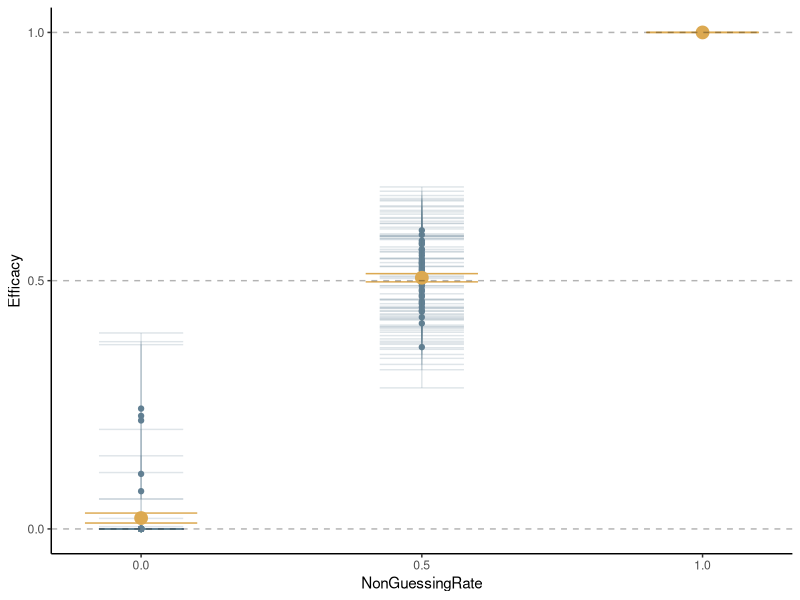
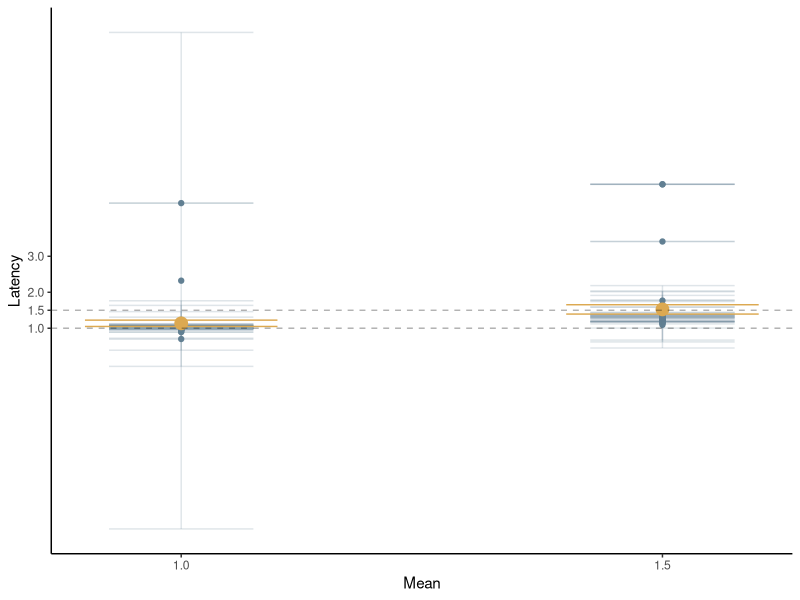
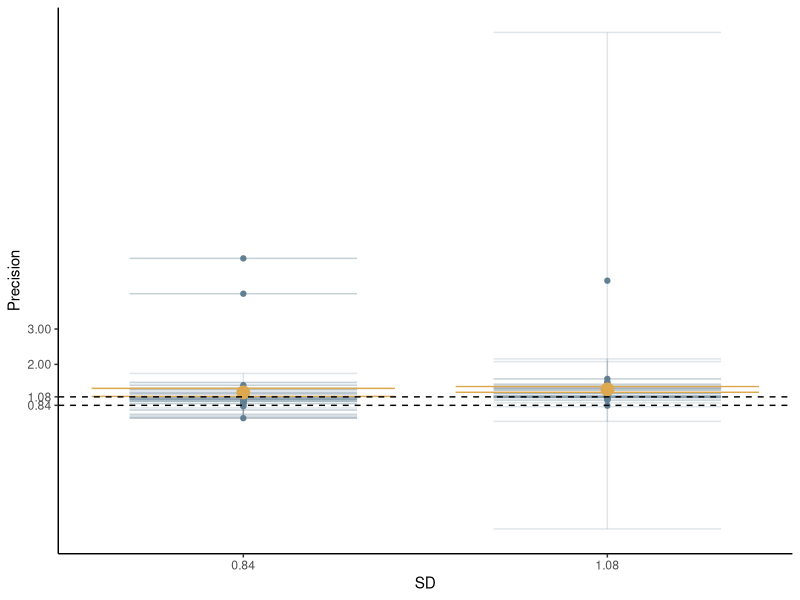
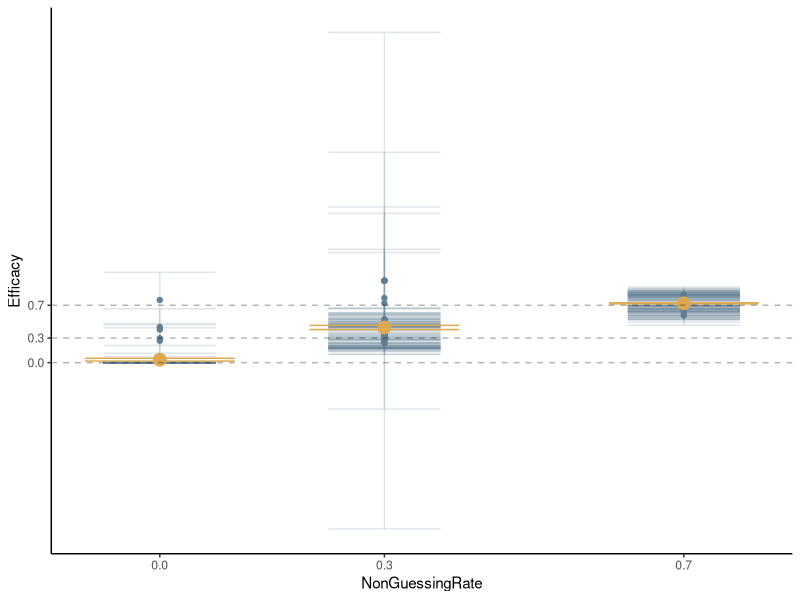
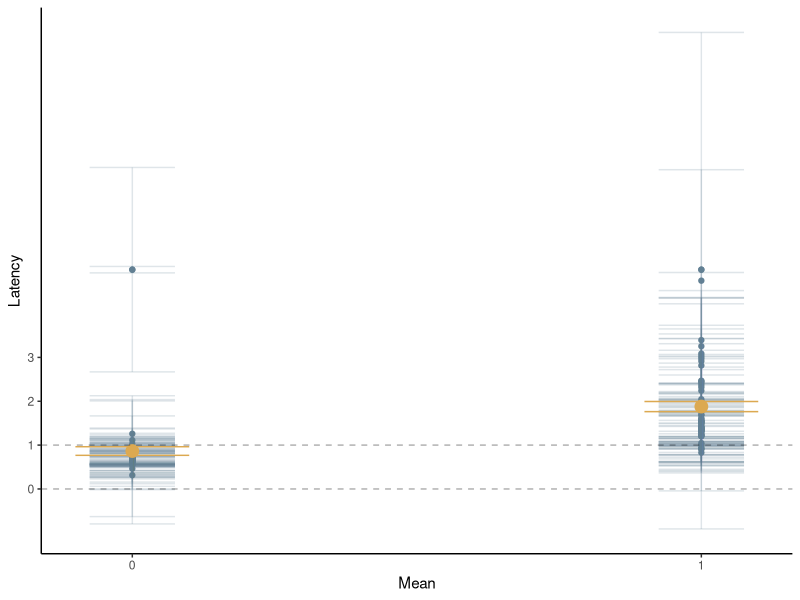
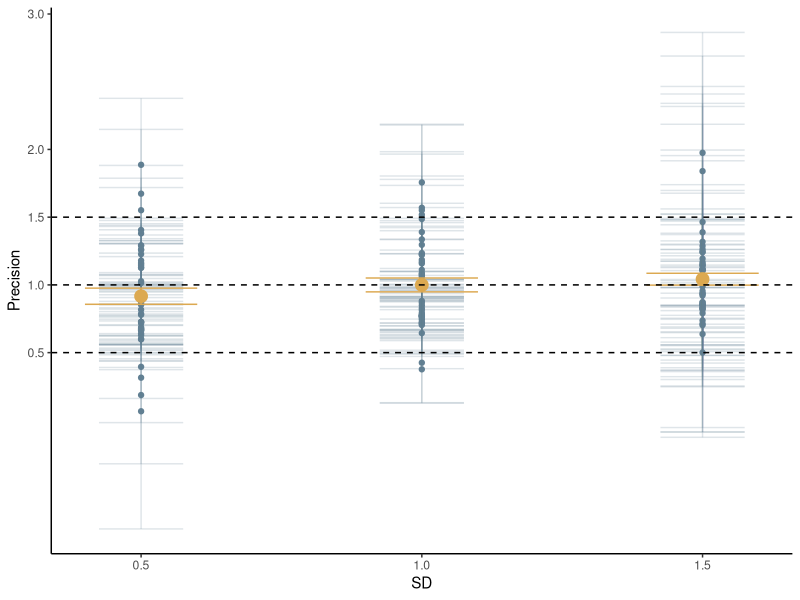
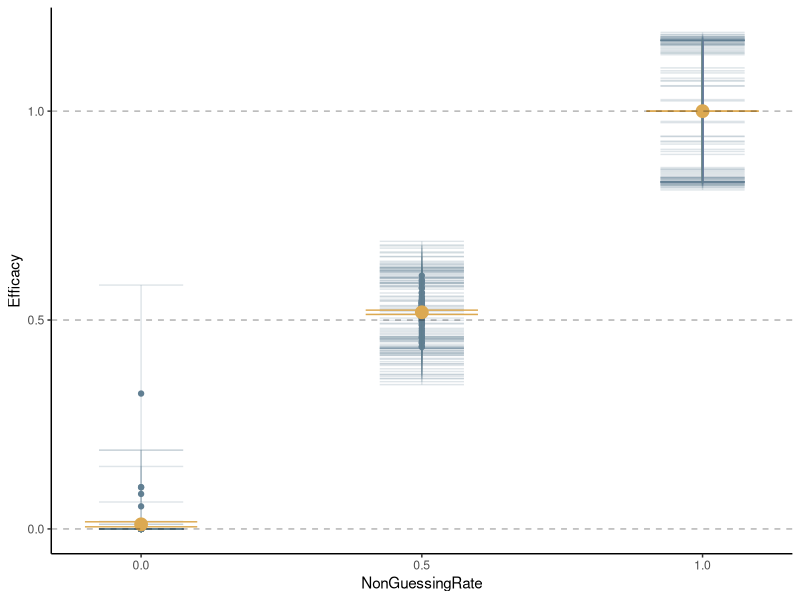
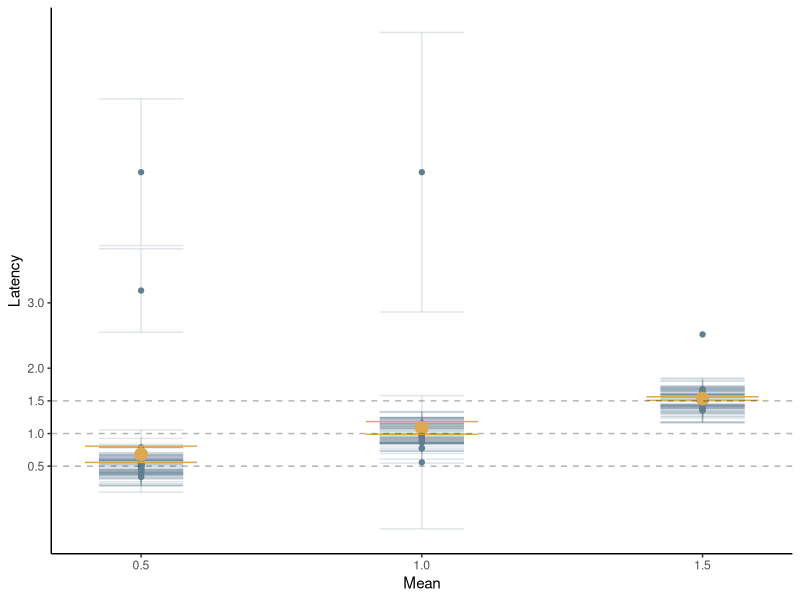

Write R code to recreate these figures, in order.
## ---- chunk 1
library(ggplot2)
rm(list = ls())
TNParamEstimates <- read.csv('EstimatesAndTruth/TruncNorm/estimatesAndTruthTruncNorm.csv', header = F)
TNParamLowerCI <- read.csv('EstimatesAndTruth/TruncNorm/estimatesAndTruthLowerBoundTruncNorm.csv', header = F)
TNParamUpperCI <- read.csv('EstimatesAndTruth/TruncNorm/estimatesAndTruthUpperBoundTruncNorm.csv', header = F)

colnames(TNParamEstimates) <-  c(
  'Participant',
  'NonGuessingRate',
  'Mean',
  'SD',
  'Efficacy',
  'Latency',
  'Precision'
)

colnames(TNParamLowerCI) <-  c(
  'Participant',
  'NonGuessingRate',
  'Mean',
  'SD',
  'EfficacyLower',
  'LatencyLower',
  'PrecisionLower'
)

colnames(TNParamUpperCI) <-  c(
  'Participant',
  'NonGuessingRate',
  'Mean',
  'SD',
  'EfficacyUpper',
  'LatencyUpper',
  'PrecisionUpper'
)

TNCIs <- cbind(TNParamLowerCI[,1:7], TNParamUpperCI[,5:7])



cor.test(TNParamEstimates$NonGuessingRate, TNParamEstimates$Efficacy)

ggplot(TNParamEstimates, aes(NonGuessingRate,Efficacy))+
  geom_point(colour = '#628093')+
  geom_errorbar(data=TNCIs, aes(NonGuessingRate, ymin = EfficacyLower, ymax=EfficacyUpper),alpha = .2, width = .15,  inherit.aes = F, colour = '#628093')+
  stat_summary(fun.y = 'mean', geom='point', size = 4, colour = '#dca951')+
  stat_summary(fun.data = 'mean_se', geom = 'errorbar', width = .2, colour = '#dca951')+
  scale_x_continuous(breaks = unique(TNParamEstimates$NonGuessingRate))+
  scale_y_continuous(breaks = unique(TNParamEstimates$NonGuessingRate))+
  geom_hline(yintercept = unique(TNParamEstimates$NonGuessingRate), linetype = 'dashed', alpha = .3)+
  theme(panel.background = element_blank(),axis.line = element_line(size = .5))


cor.test(TNParamEstimates$Mean, TNParamEstimates$Latency)

ggplot(TNParamEstimates, aes(Mean,Latency))+
  geom_point(colour = '#628093')+
  geom_errorbar(data=TNCIs, aes(Mean, ymin = LatencyLower, ymax=LatencyUpper),alpha = .2, width = .15,  inherit.aes = F, colour = '#628093')+
  stat_summary(fun.y = 'mean', geom='point', size = 4, colour = '#dca951')+
  stat_summary(fun.data = 'mean_se', geom = 'errorbar', width = .2, colour = '#dca951')+
  scale_x_continuous(breaks = unique(TNParamEstimates$Mean))+
  scale_y_continuous(breaks = c(2:3, unique(TNParamEstimates$Mean)))+
  geom_hline(yintercept = unique(TNParamEstimates$Mean), linetype = 'dashed', alpha = .3)+
  theme(panel.background = element_blank(),axis.line = element_line(size = .5))


cor.test(TNParamEstimates$SD, TNParamEstimates$Precision)

ggplot(TNParamEstimates, aes(SD,Precision))+
  geom_point(colour = '#628093')+
  geom_errorbar(data=TNCIs, aes(SD, ymin = PrecisionLower, ymax=PrecisionUpper),alpha = .2, width = .15,  inherit.aes = F, colour = '#628093')+
  stat_summary(fun.y = 'mean', geom='point', size = 4, colour = '#dca951')+
  stat_summary(fun.data = 'mean_se', geom = 'errorbar', width = .2, colour = '#dca951')+
  scale_x_continuous(breaks = unique(TNParamEstimates$SD))+
  scale_y_continuous(breaks = c(2:3, unique(TNParamEstimates$SD)))+
  geom_hline(yintercept = unique(TNParamEstimates$SD), linetype = 'dashed')+
  theme(panel.background = element_blank(),axis.line = element_line(size = .5))
## ---- chunk 2
LNParamEstimates <- read.csv('EstimatesAndTruth/LogNorm/estimatesAndTruthLogNorm.csv', header = F)
LNParamLowerCI <- read.csv('EstimatesAndTruth/LogNorm/estimatesAndTruthLowerBoundLogNorm.csv', header = F)
LNParamUpperCI <- read.csv('EstimatesAndTruth/LogNorm/estimatesAndTruthUpperBoundLogNorm.csv', header = F)

colnames(LNParamEstimates) <-  c(
  'Participant',
  'NonGuessingRate',
  'Mean',
  'SD',
  'Shift',
  'Efficacy',
  'Latency',
  'Precision'
)

LNParamEstimates$Latency <- LNParamEstimates$Latency/(1000/12)
LNParamEstimates$Precision <- LNParamEstimates$Precision/(1000/12)

colnames(LNParamLowerCI) <-  c(
  'Participant',
  'NonGuessingRate',
  'Mean',
  'SD',
  'Shift',
  'EfficacyLower',
  'LatencyLower',
  'PrecisionLower'
)

colnames(LNParamUpperCI) <-  c(
  'Participant',
  'NonGuessingRate',
  'Mean',
  'SD',
  'Shift',
  'EfficacyUpper',
  'LatencyUpper',
  'PrecisionUpper'
)

LNCIs <- cbind(LNParamLowerCI[,1:8], LNParamUpperCI[,6:8])



cor.test(LNParamEstimates$NonGuessingRate, LNParamEstimates$Efficacy)

ggplot(LNParamEstimates, aes(NonGuessingRate,Efficacy))+
  geom_point(colour = '#628093')+
  geom_errorbar(data=LNCIs, aes(NonGuessingRate, ymin = EfficacyLower, ymax=EfficacyUpper),alpha = .2, width = .15,  inherit.aes = F, colour = '#628093')+
  stat_summary(fun.y = 'mean', geom='point', size = 4, colour = '#dca951')+
  stat_summary(fun.data = 'mean_se', geom = 'errorbar', width = .2, colour = '#dca951')+
  scale_x_continuous(breaks = unique(LNParamEstimates$NonGuessingRate))+
  scale_y_continuous(breaks = unique(LNParamEstimates$NonGuessingRate))+
  geom_hline(yintercept = unique(LNParamEstimates$NonGuessingRate), linetype = 'dashed', alpha = .3)+
  theme(panel.background = element_blank(),axis.line = element_line(size = .5))


cor.test(LNParamEstimates$Mean, LNParamEstimates$Latency)

ggplot(LNParamEstimates, aes(Mean,Latency))+
  geom_point(colour = '#628093')+
  geom_errorbar(data=LNCIs, aes(Mean, ymin = LatencyLower, ymax=LatencyUpper),alpha = .2, width = .15,  inherit.aes = F, colour = '#628093')+
  stat_summary(fun.y = 'mean', geom='point', size = 4, colour = '#dca951')+
  stat_summary(fun.data = 'mean_se', geom = 'errorbar', width = .2, colour = '#dca951')+
  scale_x_continuous(breaks = unique(LNParamEstimates$Mean))+
  scale_y_continuous(breaks = c(2:3, unique(LNParamEstimates$Mean)))+
  geom_hline(yintercept = unique(LNParamEstimates$Mean), linetype = 'dashed', alpha = .3)+
  theme(panel.background = element_blank(),axis.line = element_line(size = .5))


cor.test(LNParamEstimates$SD, LNParamEstimates$Precision)

ggplot(LNParamEstimates, aes(SD,Precision))+
  geom_point(colour = '#628093')+
  geom_errorbar(data=LNCIs, aes(SD, ymin = PrecisionLower, ymax=PrecisionUpper),alpha = .2, width = .15,  inherit.aes = F, colour = '#628093')+
  stat_summary(fun.y = 'mean', geom='point', size = 4, colour = '#dca951')+
  stat_summary(fun.data = 'mean_se', geom = 'errorbar', width = .2, colour = '#dca951')+
  scale_x_continuous(breaks = unique(LNParamEstimates$SD))+
  scale_y_continuous(breaks = c(2:3, unique(LNParamEstimates$SD)))+
  geom_hline(yintercept = unique(LNParamEstimates$SD), linetype = 'dashed')+
  theme(panel.background = element_blank(),axis.line = element_line(size = .5))
## ---- chunk 3
NParamEstimates <- read.csv('EstimatesAndTruth/NormNorm/estimatesAndTruthNormNorm.csv', header = F)
NParamLowerCI <- read.csv('EstimatesAndTruth/NormNorm/estimatesAndTruthLowerBoundNormNorm.csv', header = F)
NParamUpperCI <- read.csv('EstimatesAndTruth/NormNorm/estimatesAndTruthUpperBoundNormNorm.csv', header = F)

colnames(NParamEstimates) <-  c(
  'Participant',
  'NonGuessingRate',
  'Mean',
  'SD',
  'Efficacy',
  'Latency',
  'Precision'
)

#NParamEstimates$Latency <- NParamEstimates$Latency/(1000/12)
#NParamEstimates$Precision <- NParamEstimates$Precision/(1000/12)

colnames(NParamLowerCI) <-  c(
  'Participant',
  'NonGuessingRate',
  'Mean',
  'SD',
  'EfficacyLower',
  'LatencyLower',
  'PrecisionLower'
)

colnames(NParamUpperCI) <-  c(
  'Participant',
  'NonGuessingRate',
  'Mean',
  'SD',
  'EfficacyUpper',
  'LatencyUpper',
  'PrecisionUpper'
)

NCIs <- cbind(NParamLowerCI[,1:7], NParamUpperCI[,5:7])



cor.test(NParamEstimates$NonGuessingRate, NParamEstimates$Efficacy)

ggplot(NParamEstimates, aes(NonGuessingRate,Efficacy))+
  geom_point(colour = '#628093')+
  geom_errorbar(data=NCIs, aes(NonGuessingRate, ymin = EfficacyLower, ymax=EfficacyUpper),alpha = .2, width = .15,  inherit.aes = F, colour = '#628093')+
  stat_summary(fun.y = 'mean', geom='point', size = 4, colour = '#dca951')+
  stat_summary(fun.data = 'mean_se', geom = 'errorbar', width = .2, colour = '#dca951')+
  scale_x_continuous(breaks = unique(NParamEstimates$NonGuessingRate))+
  scale_y_continuous(breaks = unique(NParamEstimates$NonGuessingRate))+
  geom_hline(yintercept = unique(NParamEstimates$NonGuessingRate), linetype = 'dashed', alpha = .3)+
  theme(panel.background = element_blank(),axis.line = element_line(size = .5))


cor.test(NParamEstimates$Mean, NParamEstimates$Latency)

ggplot(NParamEstimates, aes(Mean,Latency))+
  geom_point(colour = '#628093')+
  geom_errorbar(data=NCIs, aes(Mean, ymin = LatencyLower, ymax=LatencyUpper),alpha = .2, width = .15,  inherit.aes = F, colour = '#628093')+
  stat_summary(fun.y = 'mean', geom='point', size = 4, colour = '#dca951')+
  stat_summary(fun.data = 'mean_se', geom = 'errorbar', width = .2, colour = '#dca951')+
  scale_x_continuous(breaks = unique(NParamEstimates$Mean))+
  scale_y_continuous(breaks = c(2:3, unique(NParamEstimates$Mean)))+
  geom_hline(yintercept = unique(NParamEstimates$Mean), linetype = 'dashed', alpha = .3)+
  theme(panel.background = element_blank(),axis.line = element_line(size = .5))


cor.test(NParamEstimates$SD, NParamEstimates$Precision)

ggplot(NParamEstimates, aes(SD,Precision))+
  geom_point(colour = '#628093')+
  geom_errorbar(data=NCIs, aes(SD, ymin = PrecisionLower, ymax=PrecisionUpper),alpha = .2, width = .15,  inherit.aes = F, colour = '#628093')+
  stat_summary(fun.y = 'mean', geom='point', size = 4, colour = '#dca951')+
  stat_summary(fun.data = 'mean_se', geom = 'errorbar', width = .2, colour = '#dca951')+
  scale_x_continuous(breaks = unique(NParamEstimates$SD))+
  scale_y_continuous(breaks = unique(NParamEstimates$SD))+
  geom_hline(yintercept = unique(NParamEstimates$SD), linetype = 'dashed')+
  theme(panel.background = element_blank(),axis.line = element_line(size = .5))


